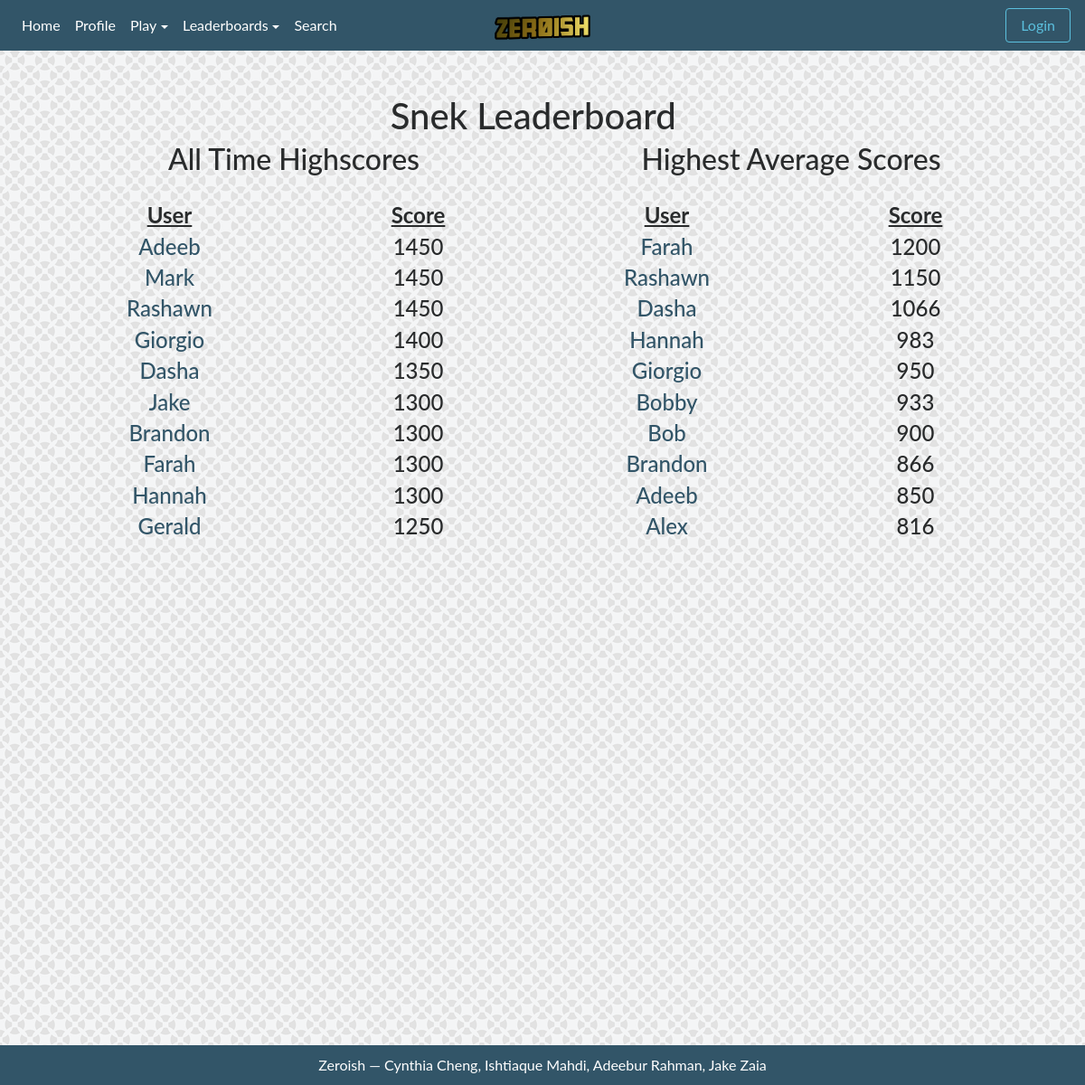
The app's page /snake/leaderboard with its own data.
### tables this page shows
CREATE TABLE snek (username TEXT PRIMARY KEY, scores TEXT, average REAL, highscore NUMERIC, numplayed NUMERIC);

### app.py (the view)
@app.route("/snake/leaderboard")
def snake_leaderboard():
    if 'username' in session:
        logged = True
    else:
        logged = False
    return render_template("leaderboard.html", logged=logged, game="Snek",
                           highscores = snek.get_highscores(),
                           averages = snek.get_averages())

### utils/snek.py (called while the page is built)
def get_highscores():
    db = sqlite3.connect(f)
    user_info = db.cursor().execute('SELECT username, highscore FROM snek;').fetchall()
    dic = {}
    for data in user_info:
        dic[data[0]] = data[1]
    scores = []
    for line in sorted(dic.items(), key=lambda dic: dic[1], reverse=True):
        scores.append( [line[0], line[1]] )
    return scores[:10]

def get_averages():
    db = sqlite3.connect(f)
    user_info = db.cursor().execute('SELECT username, average FROM snek;').fetchall()
    dic = {}
    for data in user_info:
        dic[data[0]] = data[1]
    scores = []
    for line in sorted(dic.items(), key=lambda dic: dic[1], reverse=True):
        scores.append( [line[0], line[1]] )
    return scores[:10]

### templates/leaderboard.html (shortened to what this page needs)
{% extends "template.html" %}
{% block content %}
<br>
<div class="container">
  <div class="row">
    <div class="col"></div>
    <div class="col"><h1>{{ game }} Leaderboard</h1></div>
    <div class="col"></div>
  </div>
  <div class="row">
    <div class="col">
      <center>
        <h2> All Time Highscores</h2>
        <br>
        <div class="row">
          <div class="col">
            <h4><b><u>User</u></b></h4>
          </div>
          <div class="col">
            <h4><b><u>Score</u></b></h4>
          </div>
        </div>
        {% for data in highscores %}
        <div class="row">
          <div class="col">
            <a href="/profile?user={{ data[0] }}"><h4>{{ data[0] }}</h4></a>
          </div>
          <div class="col">
            <h4>{{ data[1] }}</h4>
          </div>
        </div>
        {% endfor %}
      </center>
    </div>
    <div class="col">
      <center>
        <h2> Highest Average Scores </h2>
        <br>
        <div class="row">
          <div class="col">
            <h4><b><u>User</u></b></h4>
          </div>
          <div class="col">
            <h4><b><u>Score</u></b></h4>
          </div>
        </div>
        {% for data in averages %}
        <div class="row">
          <div class="col">
            <a href="/profile?user={{ data[0] }}"><h4>{{ data[0] }}</h4></a>
          </div>
          <div class="col">
            <h4>{{ data[1]|int }}</h4>
          </div>
        </div>
        {% endfor %}
      </center>
    </div>
  </div>
</div>
{% endblock %}

### static/css/style.css (style rules this page uses)
body { padding-top: 10px; min-height: 75rem; position: absolute; height: 100%; width: 100%; background-image: url("../img/pattern.png"); background-position: center top; background-attachment: fixed; font-family: 'Lato', sans-serif; text-align: justify; }
a, a:hover { color: #325568; }

### records on screen
snek: username "Adeeb", highscore "1450", average "850"
snek: username "Mark", highscore "1450"
snek: username "Rashawn", highscore "1450", average "1150"
snek: username "Giorgio", highscore "1400", average "950"
snek: username "Dasha", highscore "1350", average "1066"
snek: username "Jake", highscore "1300"
snek: username "Brandon", highscore "1300", average "866"
snek: username "Farah", highscore "1300", average "1200"
snek: username "Hannah", highscore "1300", average "983"
snek: username "Gerald", highscore "1250"
snek: username "Bobby", average "933"
snek: username "Bob", average "900"
snek: username "Alex", average "816"

### other values on screen
{{ game }} "Snek"
